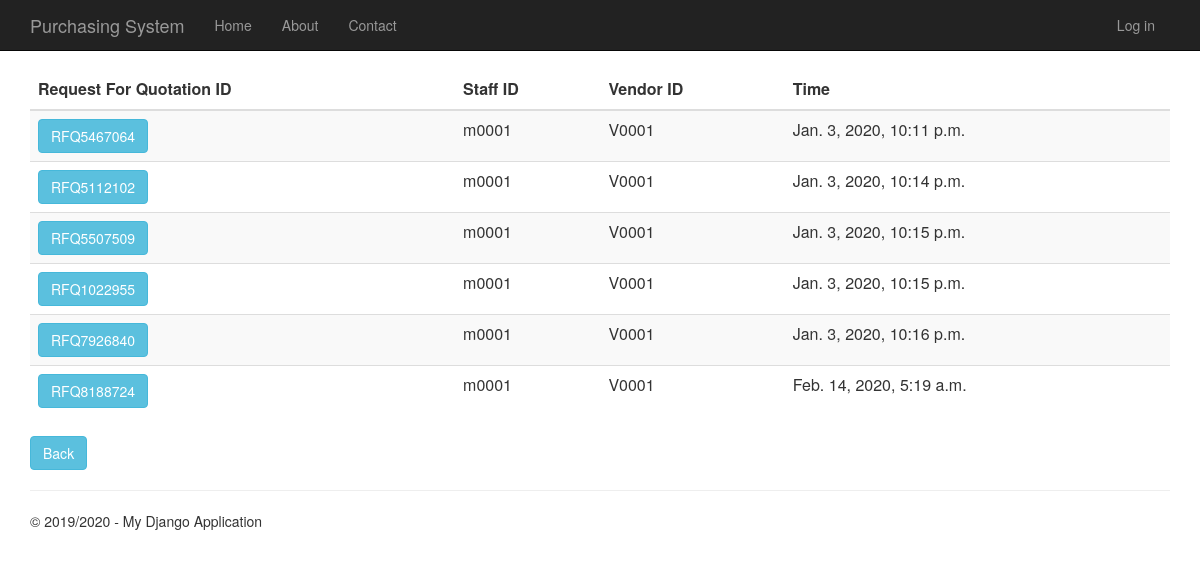
Page /requestforquotationhistory on the committed database.
### RequestForQuotation/models.py (models this page shows)
class RequestForQuotation(models.Model):
    request_for_quotation_id = models.CharField(primary_key=True, max_length=10)
    time_created = models.DateTimeField()
    description = models.TextField(null=True,default=None, blank=True)
    total_price = models.DecimalField(max_digits=10, decimal_places=2, default=Decimal('0.00'))
    person_id = models.ForeignKey(Person, on_delete = models.CASCADE)
    vendor_id = models.ForeignKey(Vendor, on_delete = models.CASCADE)
    purchase_requisition_id = models.ForeignKey(PurchaseRequisition, on_delete = models.CASCADE)
    def __str__(self):
        return str(self.request_for_quotation_id)

### app/models.py (models this page shows, shortened)
class Person(models.Model):
    user_id = models.OneToOneField(User)
    person_id = models.CharField(primary_key=True, max_length=10)
    person_name = models.TextField()
    person_address = models.TextField()
    person_phone_number = models.TextField()
    person_role = models.TextField(default = 'EMPLOYEE')

class Vendor(models.Model):
    vendor_id = models.CharField(primary_key=True, max_length=10)
    vendor_name = models.TextField()
    vendor_phone_number = models.TextField()
    vendor_address = models.TextField()
    vendor_email = models.TextField()
    def __str__(self):
        return str(self.vendor_id)

### RequestForQuotation/views.py (the view)
# urls.py: url(r'^requestforquotationhistory', RequestForQuotation.views.requestforquotationhistory, name="request_of_quotation_history"),
def requestforquotationhistory(request):
        request_for_quotations = RequestForQuotation.objects.all()
        print(request_for_quotations)
        context = {
            'title':'Request For Quotation History',
            'rows':request_for_quotations,
            'year':'2019/2020'
            }
        return render(request,'RequestForQuotation/requestforquotationhistory.html',context)

### RequestForQuotation/templates/RequestForQuotation/requestforquotationhistory.html
﻿{% extends "app/layout.html" %}
{% block content %}
<div class="purchaseorderhistory margintop">
    <form action="requestforquotationhistorydetails" method="GET">
        <table class="table table-striped margintop">
          <thead>
            <tr>
              <th scope="col">Request For Quotation ID</th>
              <th scope="col">Staff ID</th>
              <th scope="col">Vendor ID</th>
              <th scope="col">Time</th>
            </tr>
          </thead>
          <tbody>
              {% for r in rows %}
            <tr>
                 <td><button type="submit" name="rfq_id" value="{{r.request_for_quotation_id}}" class="btn btn-info" >{{r.request_for_quotation_id}}</button></td>
                 <td>{{r.person_id.person_id}}</td>
                 <td>{{r.vendor_id}}</td>
                 <td>{{r.time_created}}</td>
            </tr>
              {% endfor %}
          </tbody>
        </table>
    </form>
       <form action="menu">
        <div class="margintop">
            <button type="submit" class="btn btn-info" >Back</button>
        </div>
    </form>
</div>
{% endblock %}

### app/static/app/content/site.css (style rules this page uses)
body { padding-top: 50px; padding-bottom: 20px; }

### rows in the picture
RequestForQuotation: request_for_quotation_id "RFQ5467064", person_id.person_id "m0001", vendor_id "V0001", time_created "Jan. 3, 2020, 10:11 p.m."
RequestForQuotation: request_for_quotation_id "RFQ5112102", person_id.person_id "m0001", vendor_id "V0001", time_created "Jan. 3, 2020, 10:14 p.m."
RequestForQuotation: request_for_quotation_id "RFQ5507509", person_id.person_id "m0001", vendor_id "V0001", time_created "Jan. 3, 2020, 10:15 p.m."
RequestForQuotation: request_for_quotation_id "RFQ1022955", person_id.person_id "m0001", vendor_id "V0001", time_created "Jan. 3, 2020, 10:15 p.m."
RequestForQuotation: request_for_quotation_id "RFQ7926840", person_id.person_id "m0001", vendor_id "V0001", time_created "Jan. 3, 2020, 10:16 p.m."
RequestForQuotation: request_for_quotation_id "RFQ8188724", person_id.person_id "m0001", vendor_id "V0001", time_created "Feb. 14, 2020, 5:19 a.m."

### other values in the picture
{{ year }} "2019/2020"
